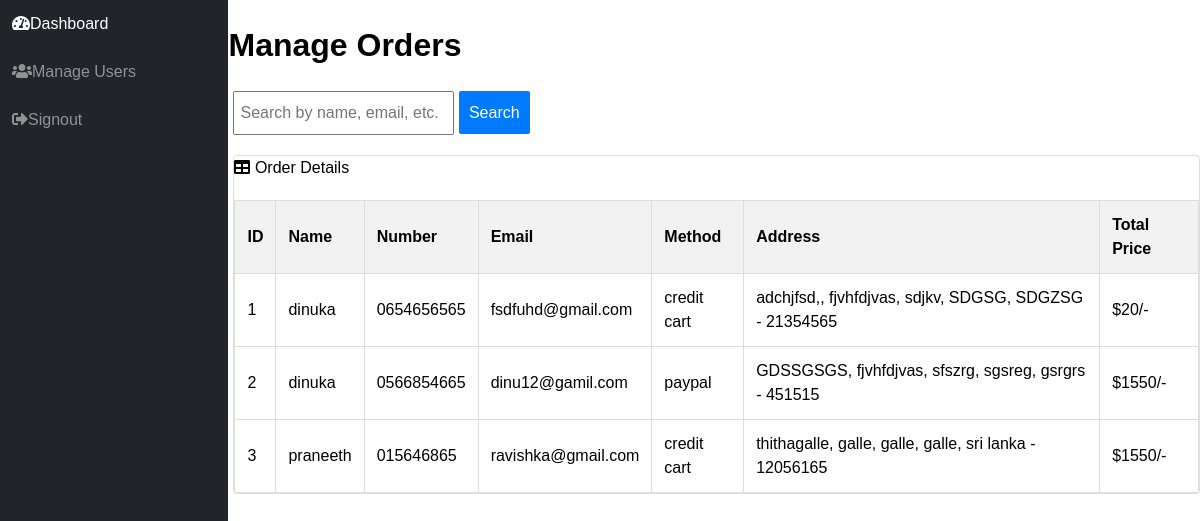
The app's page /admin/displayorders.php (signed in) with its own data.
### tables this page shows
CREATE TABLE `orders` (
  `id` int(11) NOT NULL,
  `name` varchar(32) NOT NULL,
  `number` varchar(32) NOT NULL,
  `email` varchar(32) NOT NULL,
  `method` varchar(32) NOT NULL,
  `flat` varchar(32) NOT NULL,
  `street` varchar(32) NOT NULL,
  `city` varchar(32) NOT NULL,
  `state` varchar(32) NOT NULL,
  `country` varchar(32) NOT NULL,
  `pin_code` varchar(32) NOT NULL,
  `total_products` int(32) NOT NULL,
  `total_price` int(32) NOT NULL
);

### admin/displayorders.php (the view, shortened to what this page needs)
<?php
include_once('../includes/config.php');
if (strlen($_SESSION['adminid'] == 0)) {
    header('location:logout.php');
} else {
    if (isset($_POST['search'])) {
        $searchQuery = $_POST['search'];
        $searchSql = "SELECT * FROM orders WHERE name LIKE '%$searchQuery%' OR number LIKE '%$searchQuery%' OR email LIKE '%$searchQuery%' OR method LIKE '%$searchQuery%' OR flat LIKE '%$searchQuery%' OR street LIKE '%$searchQuery%' OR city LIKE '%$searchQuery%' OR state LIKE '%$searchQuery%' OR country LIKE '%$searchQuery%' OR pin_code LIKE '%$searchQuery%' OR total_price LIKE '%$searchQuery%'";
        $ret = mysqli_query($con, $searchSql);
    } else {
        $ret = mysqli_query($con, "SELECT * FROM orders");
    }
?>
<!DOCTYPE html>
<html lang="en">
<head>
</head>
<body>
    <div class="sb-sidenav">
        <nav>
            <div class="nav">
                <a class="nav-link" href="dashboard.php">
                    <div class="sb-nav-link-icon"><i class="fas fa-tachometer-alt"></i></div>
                    Dashboard
                </a>
                <a class="nav-link" href="manage-users.php">
                    <div class="sb-nav-link-icon"><i class="fas fa-users"></i></div>
                    Manage Users
                </a>
                <a class="nav-link" href="logout.php">
                    <div class="sb-nav-link-icon"><i class="fas fa-sign-out-alt"></i></div>
                    Signout
                </a>
            </div>
        </nav>
    </div>
    <main>
        <div>
            <h1>Manage Orders</h1>
            <form method="post" class="search-form">
                <input type="text" name="search" class="search-input" placeholder="Search by name, email, etc." />
                <button type="submit" class="search-button">Search</button>
            </form>
            <div class="card">
                <div class="card-header">
                    <i class="fas fa-table me-1"></i>
                    Order Details
                </div>
                <div class="card-body">
                    <table class="table">
                        <thead>
                            <tr>
                                <th>ID</th>
                                <th>Name</th>
                                <th>Number</th>
                                <th>Email</th>
                                <th>Method</th>
                                <th>Address</th>
                                <th>Total Price</th>
                            </tr>
                        </thead>
                        <tbody>
                            <?php
                            $cnt = 1;
                            while ($row = mysqli_fetch_array($ret)) {
                            ?>
                                <tr>
                                    <td><?php echo $cnt; ?></td>
                                    <td><?php echo $row['name']; ?></td>
                                    <td><?php echo $row['number']; ?></td>
                                    <td><?php echo $row['email']; ?></td>
                                    <td><?php echo $row['method']; ?></td>
                                    <td><?php echo $row['flat'] . ', ' . $row['street'] . ', ' . $row['city'] . ', ' . $row['state'] . ', ' . $row['country'] . ' - ' . $row['pin_code']; ?></td>
                                    <td><?php echo '$' . $row['total_price'] . '/-'; ?></td>
                                </tr>
                            <?php
                                $cnt = $cnt + 1;
                            } ?>
                        </tbody>
                    </table>
                </div>
            </div>
        </div>
    </main>
</body>
</html>
<?php } ?>

### admin/displayorders.php (style rules this page uses)
body { margin: 0; font-family: Arial, sans-serif; font-size: 1rem; font-weight: 400; line-height: 1.5; display: flex; height: 100vh; }
.sb-sidenav { width: 250px; height: 100%; background-color: #212529; color: rgba(255, 255, 255, 0.5); overflow-y: auto; }
.nav-link { display: flex; align-items: center; padding: 0.75rem; position: relative; color: rgba(255, 255, 255, 0.5); text-decoration: none; transition: color 0.15s ease-in-out; }
.card { position: relative; display: flex; margin-left: 5px; flex-direction: column; min-width: 0; border: 1px solid rgba(0, 0, 0, 0.125); border-radius: 0.25rem; }
table { width: 100%; border-collapse: collapse; margin-top: 20px; }
th, td { border: 1px solid #ddd; padding: 12px; text-align: left; }
th { background-color: #f2f2f2; }
.search-form { margin-bottom: 20px; }
.search-input { margin-left: 5px; height: 30px; padding: 5px; font-size: 16px; }
.search-button { height: 43px; padding: 5px 10px; font-size: 16px; background-color: #007bff; color: #fff; border: none; cursor: pointer; border-radius: 2px; }

### records on screen
orders: name "dinuka", number "0654656565", email "fsdfuhd@gmail.com", method "credit cart", flat "adchjfsd,", street "fjvhfdjvas", city "sdjkv", state "SDGSG", country "SDGZSG", pin_code "21354565", total_price "20"
orders: name "dinuka", number "0566854665", email "dinu12@gamil.com", method "paypal", flat "GDSSGSGS", street "fjvhfdjvas", city "sfszrg", state "sgsreg", country "gsrgrs", pin_code "451515", total_price "1550"
orders: name "praneeth", number "015646865", email "ravishka@gmail.com", method "credit cart", flat "thithagalle", street "galle", city "galle", state "galle", country "sri lanka", pin_code "12056165", total_price "1550"
